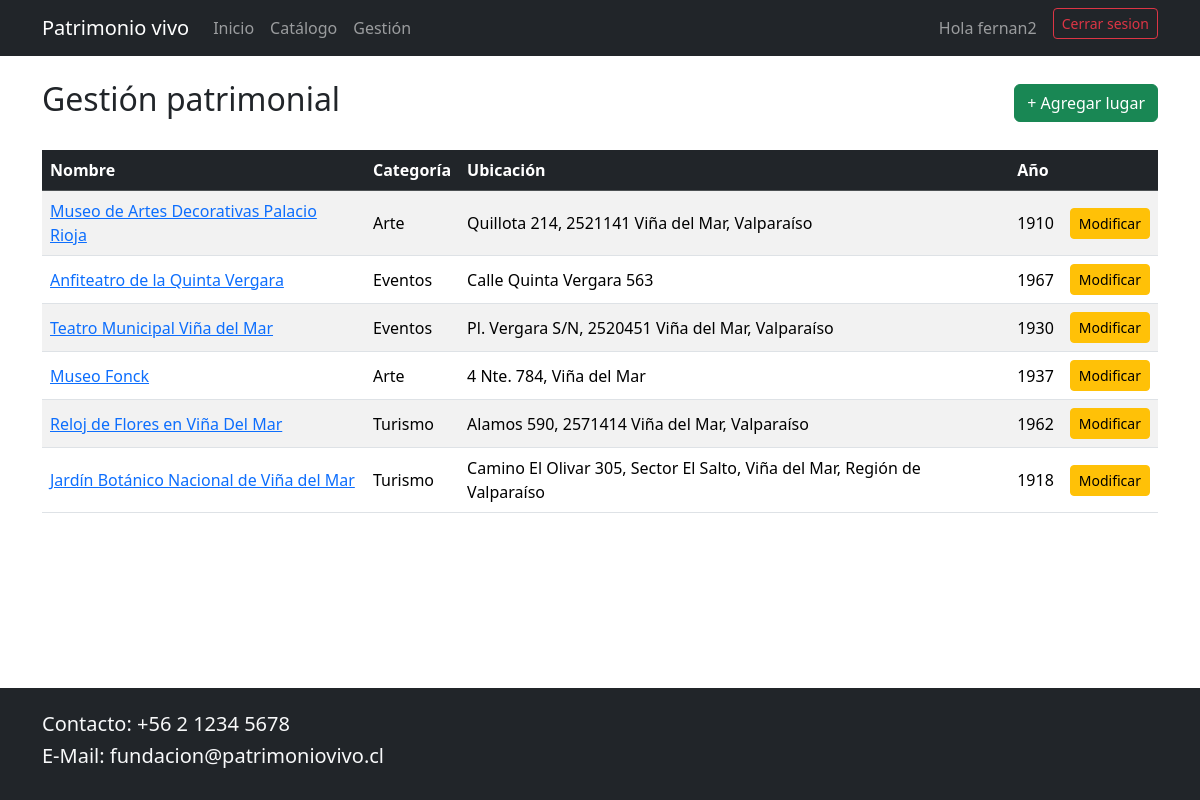
The app's page /gestion/ (signed in) with its own data.
### fundacionPatrimonio/models.py (models this page shows, shortened)
class LugarPatrimonial(models.Model):
    nombre=models.CharField(max_length=150)
    descripcion=models.TextField()
    ubicacion=models.CharField(max_length=150)
    anio_construccion=models.IntegerField()
    imagen=models.URLField(max_length=500)
    categoria=models.ForeignKey(Categoria, on_delete=models.CASCADE)

class Categoria(models.Model):
    nombre=models.CharField(max_length=100)
    descripcion=models.TextField()
    def __str__(self):
        return self.nombre

### fundacionPatrimonio/views.py (the view)
# urls.py: path('gestion/', views.gestion, name='gestion'),
@login_required
def gestion(request):
    lugares = LugarPatrimonial.objects.select_related('categoria').all()
    return render(request, 'catalogo/gestion.html', {'lugares': lugares})

### fundacionPatrimonio/templates/catalogo/gestion.html (shortened to what this page needs)
{% extends 'catalogo/base.html' %}
{% block content %}
<div class="d-flex justify-content-between align-items-center mb-4">
    <h2>Gestión patrimonial</h2>
    {% if perms.fundacionPatrimonio.add_lugarpatrimonial %}
        <a href="{% url 'agregar' %}" class="btn btn-success">+ Agregar lugar</a>
    {% endif %}
</div>
<table class="table table-striped align-middle">
    <thead class="table-dark">
        <tr><th>Nombre</th><th>Categoría</th><th>Ubicación</th><th>Año</th><th></th></tr>
    </thead>
    <tbody>
        {% for lugar in lugares %}
        <tr>
            <td><a href="{% url 'detalle' lugar.id %}">{{ lugar.nombre }}</a></td>
            <td>{{ lugar.categoria }}</td>
            <td>{{ lugar.ubicacion }}</td>
            <td>{{ lugar.anio_construccion }}</td>
            <td>
                {% if perms.fundacionPatrimonio.change_lugarpatrimonial %}
                    <a href="{% url 'editar' lugar.id %}" class="btn btn-warning btn-sm">Modificar</a>
                {% endif %}
            </td>
        </tr>
        {% empty %}
        <tr><td colspan="5">No hay lugares registrados.</td></tr>
        {% endfor %}
    </tbody>
</table>
{% endblock %}

### fundacionPatrimonio/templates/catalogo/base.html (shortened to what this page needs)
{% load static %}
<!DOCTYPE html>
<html lang="en">
<head>
    <link href="{% static 'fundacion/css/bootstrap.min.css' %}" rel="stylesheet">
    <link href="{% static 'fundacion/css/estilos.css' %}" rel="stylesheet">
</head>
<body class="d-flex flex-column min-vh-100">
    <nav class="navbar navbar-expand-lg navbar-dark bg-dark">
        <div class="container">
            <a class="navbar-brand" href="{% url 'index' %}">Patrimonio vivo</a>
            <div class="collapse navbar-collapse" id="menu">
                <ul class="navbar-nav me-auto">
                    <li class="nav-item"><a class="nav-link" href="{% url 'index' %}">Inicio</a></li>
                    <li class="nav-item"><a class="nav-link" href="{% url 'catalogo' %}">Catálogo</a></li>
                    {% if user.is_authenticated %}
                    <li class="nav-item"><a class="nav-link" href="{% url 'gestion' %}">Gestión</a></li>
                    {% endif %}
                </ul>
                <div class="ms-auto d-flex">
                    {% if user.is_authenticated %}
                        <span class="navbar-text me-3">Hola {{user.username}}</span>
                        <form action="{% url 'logout' %}" method="post">
                            <button type="submit" class="btn btn-outline-danger btn-sm">Cerrar sesion</button>
                        </form>
                    {% else %}
                        <a href="{% url 'login' %}" class="btn btn-outline-success btn-sm">Iniciar Sesion</a>
                    {% endif %}
                </div>
            </div>
        </div>
    </nav>
    <main class="container mt-4">
        {% block content %}
        {% endblock %}
    </main>
    <footer class="bg-dark text-start py-4  mt-auto">
        <div class="container text-light">
          <h5>Contacto: +56 2 1234 5678</h5>
          <h5>E-Mail: fundacion@patrimoniovivo.cl</h5>
        </div>
    </footer>
</body>
</html>

### records on screen
LugarPatrimonial: nombre "Museo de Artes Decorativas Palacio Rioja", categoria "Arte", ubicacion "Quillota 214, 2521141 Viña del Mar, Valparaíso", anio_construccion "1910"
LugarPatrimonial: nombre "Anfiteatro de la Quinta Vergara", categoria "Eventos", ubicacion "Calle Quinta Vergara 563", anio_construccion "1967"
LugarPatrimonial: nombre "Teatro Municipal Viña del Mar", categoria "Eventos", ubicacion "Pl. Vergara S/N, 2520451 Viña del Mar, Valparaíso", anio_construccion "1930"
LugarPatrimonial: nombre "Museo Fonck", categoria "Arte", ubicacion "4 Nte. 784, Viña del Mar", anio_construccion "1937"
LugarPatrimonial: nombre "Reloj de Flores en Viña Del Mar", categoria "Turismo", ubicacion "Alamos 590, 2571414 Viña del Mar, Valparaíso", anio_construccion "1962"
LugarPatrimonial: nombre "Jardín Botánico Nacional de Viña del Mar", categoria "Turismo", ubicacion "Camino El Olivar 305, Sector El Salto, Viña del Mar, Región de Valparaíso", anio_construccion "1918"

### other values on screen
{{ user.username }} "fernan2"
